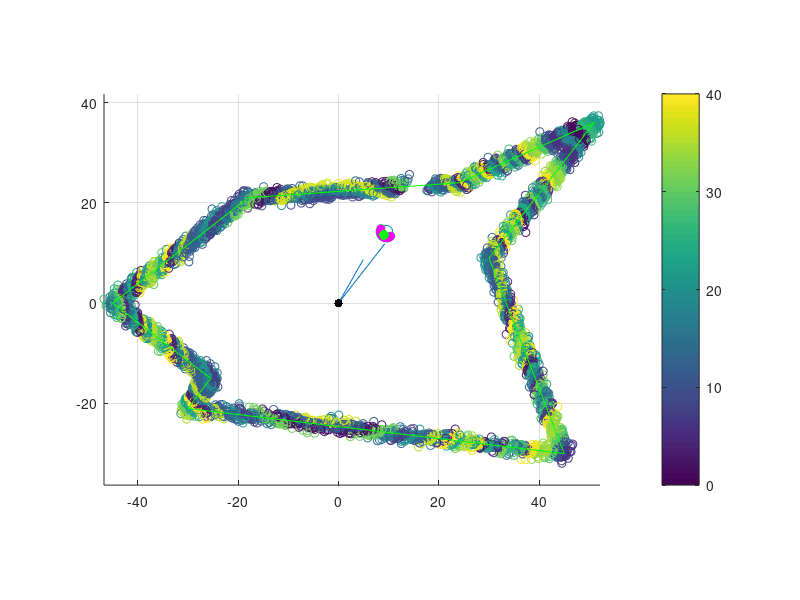

MATLAB code to generate this figure:
clc;
clear all;
close all;

shape_x = 3.*[-15 -6 8 17 10 15 -10 -8.5 -15];
shape_y = 3.*[0 7 8 12 3 -10 -7 -5 0];

r_x = 0;
r_y = 0;

xs = [];
ys = [];

for i = 1:length(shape_x)-1
    x = linspace(shape_x(i),shape_x(i+1),1000);
    y = linspace(shape_y(i),shape_y(i+1),1000);
    
    xs = horzcat(xs,x);
    ys = horzcat(ys,y);
end

xs = awgn(xs,3);
ys = awgn(ys,3);



obs_r = 1.25;
phi = 0:pi/12:2*pi;

obs_x = 20*rand(1,1)+obs_r*cos(phi);
obs_y = 20*rand(1,1)+obs_r*sin(phi);

% obs_x = rand(1,1).*[2 4 4 2];
% obs_y = rand(1,1).*[2 4 2 4];
 
% obs_x = 4+obs_r*cos(phi);
% obs_y = 4+obs_r*sin(phi);

% obs_x = awgn(obs_x,10);
% obs_y = awgn(obs_y,10);



d_wall = [];
th_wall = [];

d_obs = [];
th_obs = [];



for i = 1:length(xs)
    d_wall(i) = sqrt((r_x-xs(i))^2+(r_y-ys(i))^2);
    th_wall(i) = atan2((ys(i)-r_y),(xs(i)-r_x));   
end

for i = 1:length(obs_x)
    d_obs(i) = sqrt((r_x-obs_x(i))^2+(r_y-obs_y(i))^2);
    th_obs(i) = atan2((obs_y(i)-r_y),(obs_x(i)-r_x));
end

ind = find(max(th_obs)>th_wall & min(th_obs)<th_wall);
ind2 = find(max(th_obs)==th_obs);
ind3 = find(min(th_obs)==th_obs);
ind4 = find(d_obs(ind2)<d_obs & d_obs(ind3)<d_obs); 

xs(ind) = [];
ys(ind) = [];

obs_x_store = obs_x;
obs_y_store = obs_y;

obs_x(ind4) = [];
obs_y(ind4) = [];

room_vec_x = horzcat(xs,obs_x);
room_vec_y = horzcat(ys,obs_y);
room_vec_th_rad = atan2(room_vec_y,room_vec_x);

%%%%%%%%%%%%%%%%%%%%%%%%%%%%%%%%%%%%%%%%%%%%%%%%%%%%%%%%%%%%%%%%%%%%%
%%%%%%%%%%%%%%%%% THIS IS THE REPLICATED LIDAR DATA %%%%%%%%%%%%%%%%%

room_vec_d = sqrt(room_vec_x.^2+room_vec_y.^2);
room_vec_th_deg = rad2deg(room_vec_th_rad);

%%%%%%%%%%%%%%%%% THIS IS THE REPLICATED LIDAR DATA %%%%%%%%%%%%%%%%%
%%%%%%%%%%%%%%%%%%%%%%%%%%%%%%%%%%%%%%%%%%%%%%%%%%%%%%%%%%%%%%%%%%%%%

% Round 1 of Clustering
idx = kmeans(room_vec_d',40);
dist_array = [room_vec_d', idx];
cluster_ind = find(min(room_vec_d)==room_vec_d);
idx_store = find(idx==idx(cluster_ind));

x_ave = 0;
y_ave = 0;

for i = 1:length(idx_store)
    x_ave = x_ave + room_vec_d(idx_store(i))*cosd(room_vec_th_deg(idx_store(i)));
    y_ave = y_ave + room_vec_d(idx_store(i))*sind(room_vec_th_deg(idx_store(i)));
end

x_ave = x_ave/length(idx_store);
y_ave = y_ave/length(idx_store);

figure;
hold on; grid on;
axis('equal')

line([0 15*cos(min(th_obs))],[0 15*sin(min(th_obs))])
line([0 10*cos(max(th_obs))],[0 10*sin(max(th_obs))])
line(obs_x_store,obs_y_store)
scatter(shape_x,shape_y)
scatter(room_vec_x,room_vec_y,[],dist_array(:,2))
colorbar
plot(shape_x,shape_y,'g')
scatter(r_x,r_y,'k','filled')
scatter(room_vec_x(idx_store),room_vec_y(idx_store),'m','filled')
scatter(x_ave,y_ave,50,'g','filled')
% scatter(room_vec_x(idx_store2),room_vec_y(idx_store2),'g','filled')
